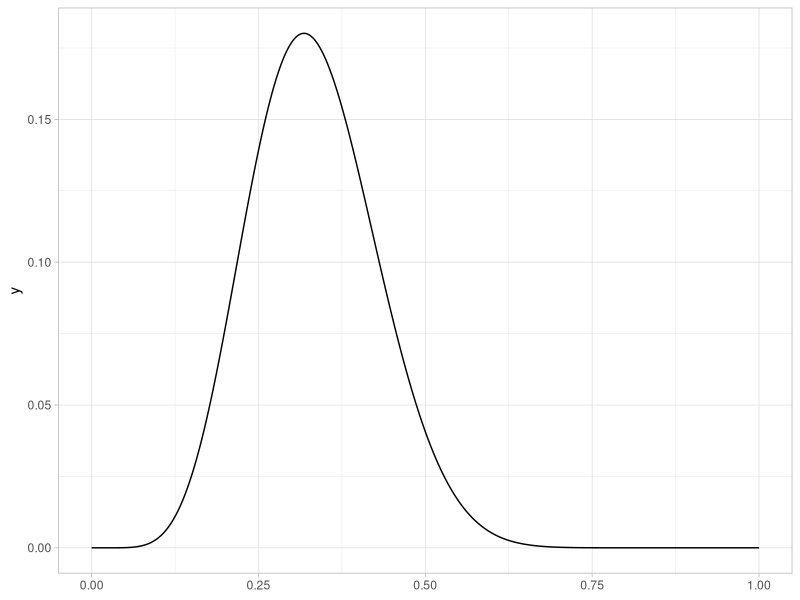
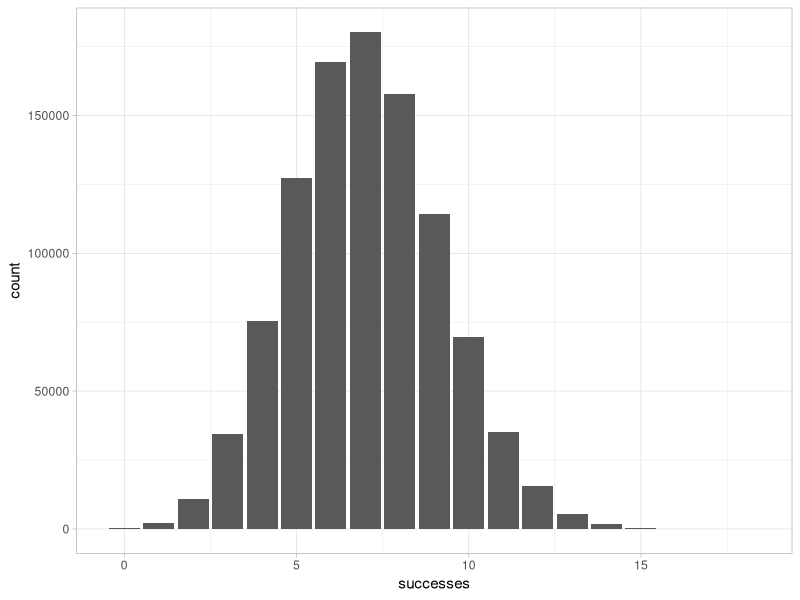
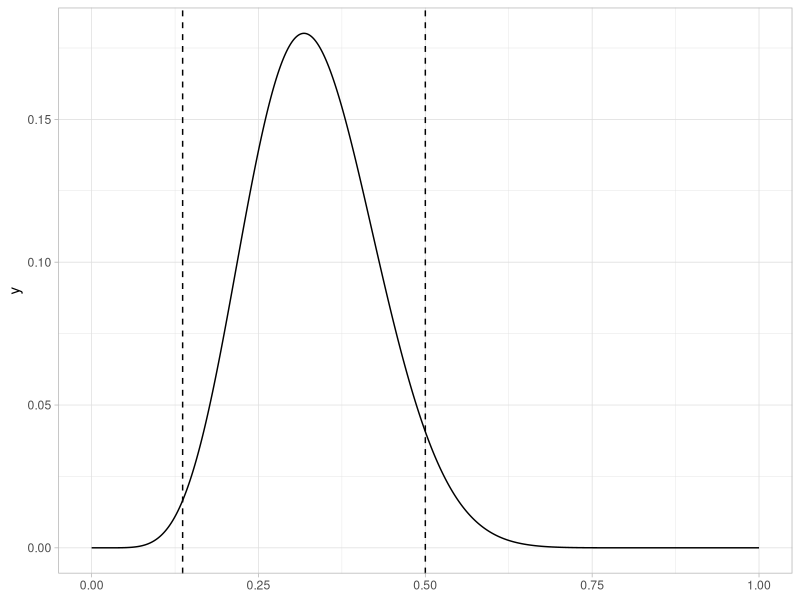
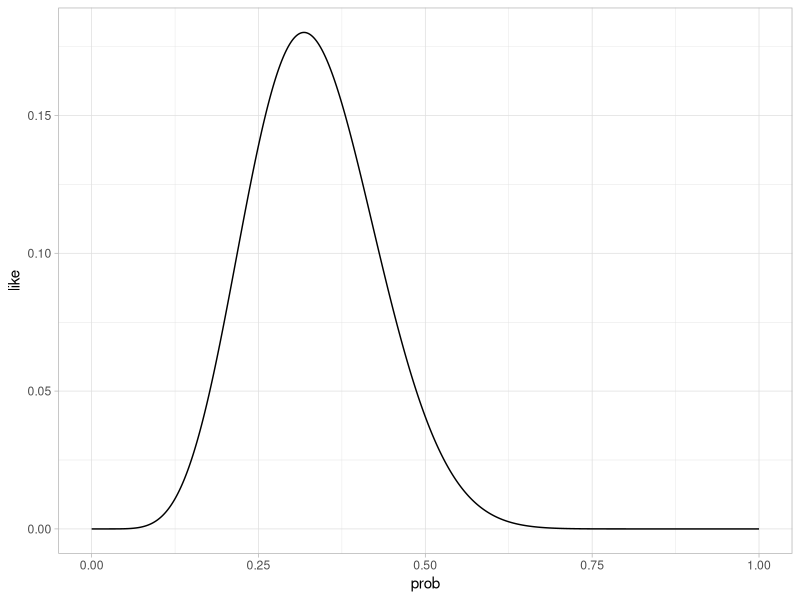
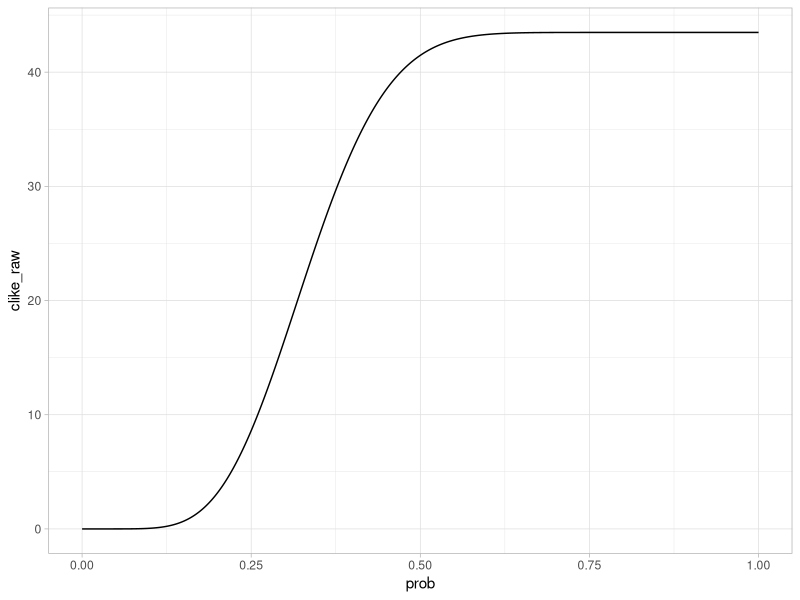
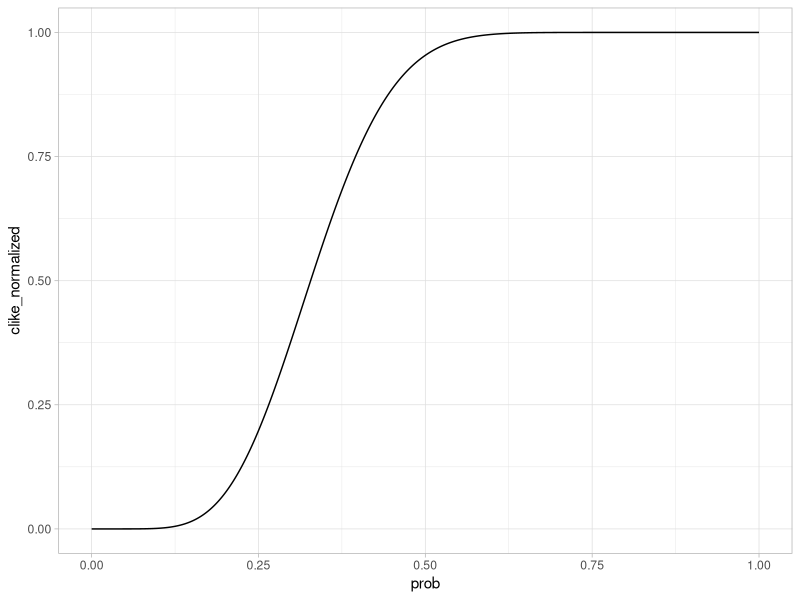
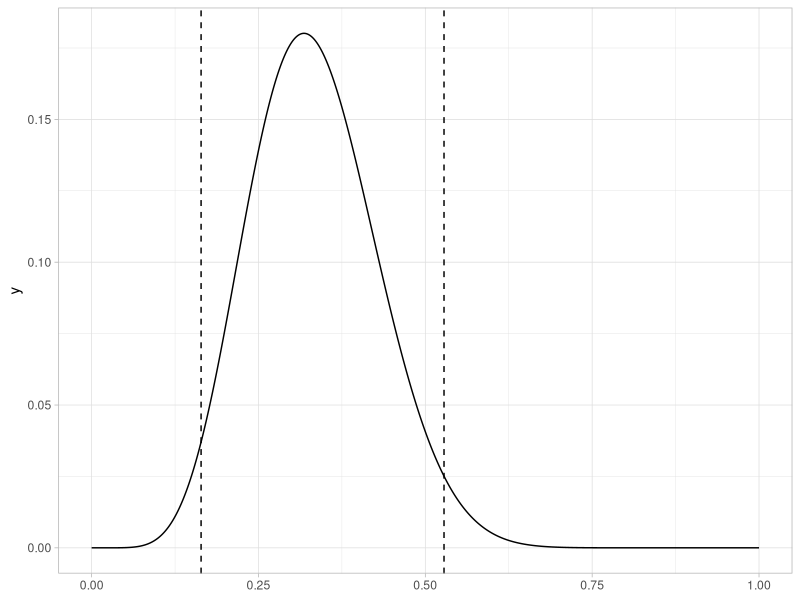

These figures' R source, in order:
library(tidyverse)
theme_set(theme_light())

# plot likelihood
plot <- ggplot() +
  xlim(c(0,1)) +
  geom_function(fun = \(prob) dbinom(x = 7,
                                     size = 22,
                                     prob = prob),
                n = 1000)
plot

# simulation confint
sims <- tibble(successes = rbinom(1e6, size = 22, prob = 7/22),
               est_prob = successes / 22)

sims |> 
  summarize(lb = quantile(est_prob, .025),
            ub = quantile(est_prob, .975))

# analytic confidence intervals
# next member of the *binom family

## successes
qbinom(p = c(.025, .975), 
       size = 22,
       prob = 7/22)

## so you can see
ggplot(sims,
       aes(x = successes)) +
  geom_bar()

## divide by denom for probabilities
qbinom(p = c(.025, .975), 
       size = 22,
       prob = 7/22) / 22

# this is "lumpy" because the underlying process has a denom of 22, which
# has nothing to do with the true prob. in the world! The options:

# plot
## save CI as a vector
ci <- qbinom(p = c(.025, .975), 
             size = 22,
             prob = 7/22) / 22

## add to plot above
## see how it's lopsided?
plot + geom_vline(xintercept = ci,
                  linetype = "dashed")

# calculate with CLT
## try replacing the 7 with smaller or larger numbers (e.g., 1); what happens
phat <- 7/22
sd <- sqrt(phat * (1 - phat))
se <- sd / sqrt(22)

ub <- phat + 1.96*se
lb <- phat - 1.96*se

ci_clt <- c(lb, ub)
ci_clt

# likelihood based grid approximation
## reminder: what is an integral? why does it matter here?
likelihoods <- tibble(
  prob = seq(from = 0,
             to =   1,
             by =    .001)) |> 
  mutate(like = dbinom(7, 22, prob),
         clike_raw = cumsum(like),
         clike_normalized = clike_raw / sum(like))

ggplot(likelihoods,
       aes(x = prob,
           y = like)) +
  geom_line()

ggplot(likelihoods,
       aes(x = prob,
           y = clike_raw)) +
  geom_line()

ggplot(likelihoods,
       aes(x = prob,
           y = clike_normalized)) +
  geom_line()

# get the CI
ll_ci <- likelihoods|> 
  filter(clike_normalized >= .025 & 
           clike_normalized <= .975) |> 
  summarize(lb = min(prob),
            ub = max(prob)) |> 
  as.numeric()

ll_ci # here it is

# add the lines to the plot
## see how it's more symmetrical?
plot + geom_vline(xintercept = ll_ci,
               linetype = "dashed")
